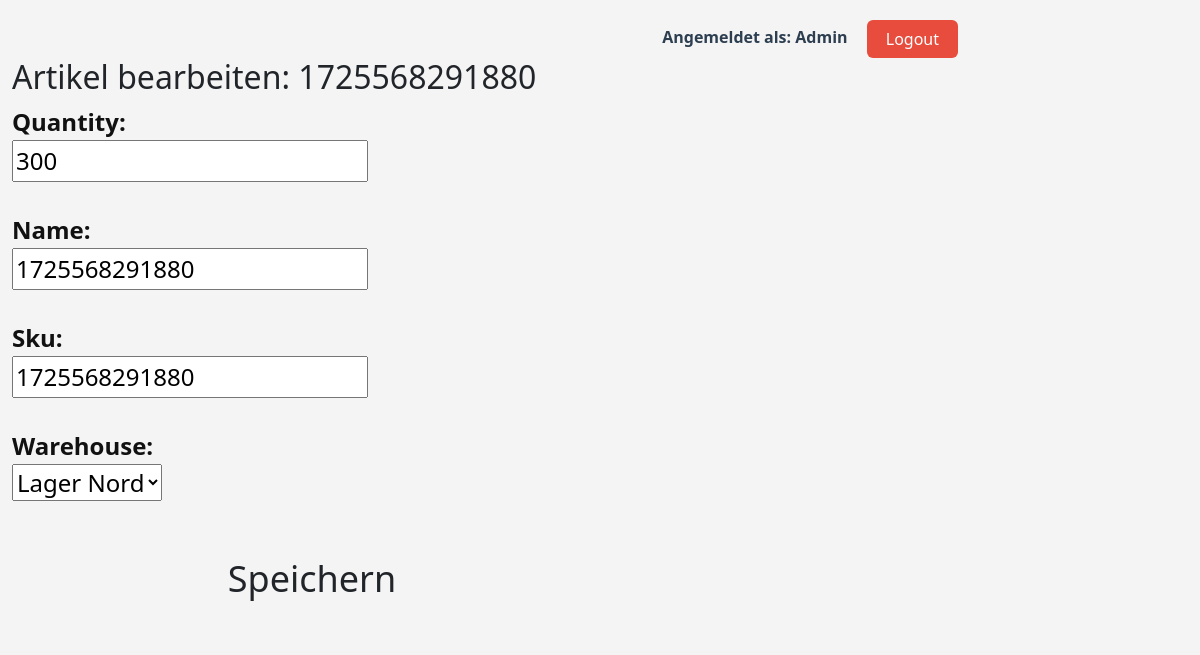
The app's page /artikel/38/bearbeiten/ (signed in) with its own data.
### viastore_app/models.py (models this page shows, shortened)
class Item(models.Model):
	name = models.CharField(max_length=100)
	sku = models.CharField(max_length=50, unique=True)
	quantity = models.PositiveIntegerField(default=0)
	warehouse = models.ForeignKey(Warehouse, on_delete=models.CASCADE, related_name='items')

### viastore_app/views_item.py (the view)
# urls.py: path("artikel/<int:pk>/bearbeiten/", item_edit, name="item_edit"),
@login_required
def item_edit(request, pk):
    item = get_object_or_404(Item, pk=pk)
    if request.method == "POST":
        form = ItemForm(request.POST, instance=item)
        if form.is_valid():
            form.save()
            return redirect("item_list")
    else:
        form = ItemForm(instance=item)
    return render(request, "form.html", {"form": form, "title": f"Artikel bearbeiten: {item.name}"})

### viastore_app/forms.py
class ItemForm(forms.ModelForm):
    class Meta:
        model = Item
        fields = ['name', 'sku', 'quantity', 'warehouse']

### viastore_app/models.py (called while the page is built)
	def __str__(self):
		return self.name

### viastore_app/templates/form.html (shortened to what this page needs)
{% extends "base.html" %}
{% block content %}
    <div class="formbox" style="max-width:600px;">
        <h1 style="font-size:2em;">{{ title }}</h1>
        <form method="post" id="ajaxForm" style="font-size:1.5em;">
            {% if form.quantity %}
                <div style="margin-bottom:30px;">
                    <span style="color:#111;font-weight:bold;">{{ form.quantity.label_tag }}</span><br>
                    {{ form.quantity }}
                </div>
            {% endif %}
            {% for field in form %}
                {% if field.name != 'item' and field.name != 'quantity' and field.name != 'new_quantity' and field.name != 'file' %}
                    <div style="margin-bottom:30px;">
                        <span style="color:#111;font-weight:bold;">{{ field.label_tag }}</span><br>
                        {{ field }}
                    </div>
                {% endif %}
            {% endfor %}
            <button type="submit" class="btn" style="width:100%;font-size:1.5em;padding:20px 0;">Speichern</button>
        </form>
    </div>
{% endblock %}

### viastore_app/templates/base.html (shortened to what this page needs)
<!DOCTYPE html>
<html lang="de">
<head>
    <link href="https://cdn.jsdelivr.net/npm/bootstrap@5.3.2/dist/css/bootstrap.min.css" rel="stylesheet">
    <link rel="stylesheet" href="https://cdnjs.cloudflare.com/ajax/libs/font-awesome/6.4.2/css/all.min.css">
</head>
<body>
<div class="container-fluid">
    <div class="row">
        <main class="col-10">
            <div style="text-align:right; margin-top:20px; margin-right:30px;">
                {% if request.user.is_authenticated %}
                    <span style="margin-right:15px; color:#2c3e50; font-weight:bold;">Angemeldet als: {{ request.user.username }}</span>
                    <a href="/logout/" class="btn" style="background:#e74c3c; color:#fff; padding:6px 18px; font-size:1em;">Logout</a>
                {% else %}
                    <a href="/login/" class="btn" style="background:#2980b9; color:#fff; padding:6px 18px; font-size:1em;">Login</a>
                {% endif %}
            </div>
            {% block content %}{% endblock %}
        </main>
    </div>
</div>
</body>
</body>
</body>
</html>

### viastore_app/templates/base.html (style rules this page uses)
body { background: #f4f4f4; }
main.col-10 { min-height: 100vh; }

### records on screen
Item: quantity "300", form "1725568291880" "1725568291880" "Lager Nord"

### other values on screen
{{ request.user.username }} "Admin"
{{ title }} "Artikel bearbeiten: 1725568291880"
{{ field.label_tag }} "Name:" "Sku:" "Warehouse:"
